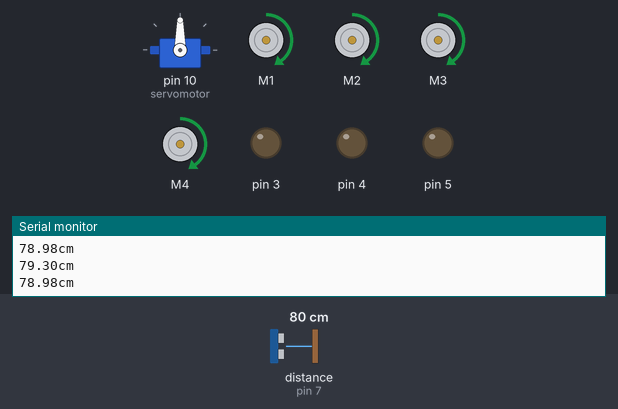
A sketch run on a simulated Arduino Uno, built with avr-gcc and run on an emulated ATmega328P. Parts: servo, 4 × DC motor (green arrow = forward, orange = backward, longer = faster), output pins drawn as LEDs (lit = HIGH), the last lines printed to the serial monitor. Wiring (inferred from the names in the program): ultrasonic range finder: trigger pin 6; echo pin 7. The inputs (shaded band) are chosen by the test bench; at power-on: distance to the obstacle (sensor on pin 7) 80 cm. The echo pulse lasts 58.3 µs per cm; pins used as bus, display or sensor lines are not drawn.

Above: at 1.2 s.
1.3 s: distance to the obstacle (sensor on pin 7) set to 55 cm
4.3 s: distance to the obstacle (sensor on pin 7) set to 47 cm
7.3 s: distance to the obstacle (sensor on pin 7) set to 250 cm
10.3 s: distance to the obstacle (sensor on pin 7) set to 2 cm
At 13.1 s:
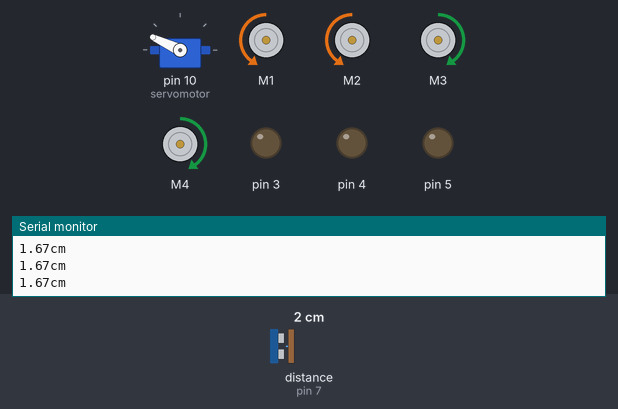
13.3 s: distance to the obstacle (sensor on pin 7) set to 183 cm
16.3 s: distance to the obstacle (sensor on pin 7) set to 4 cm
At 17.4 s:
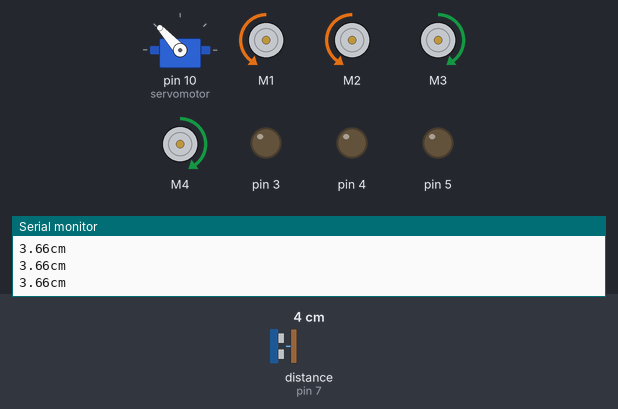
Timing chart, 0 to 20.3 s (numbered marks = the images above; inputs shaded):
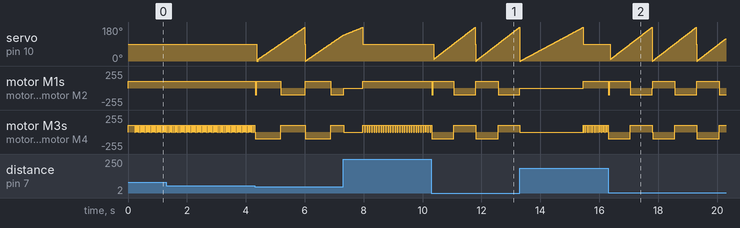

Measured:
- after the input at 4.3 s, motor M1, motor M2: forward 100/255 → backward 100/255 after 0.88 s, → forward 100/255 0.83 s later, → backward 100/255 0.86 s later; motor M3, motor M4: alternates forward 100/255 for 0.83 s and backward 100/255 for 0.86 s, starting at once
- by itself, servo on pin 10 (servomotor): rises from 136° to 178° in 0.65 s, then falls to 90° in 0.02 s
- by itself, motor M3, motor M4: alternates forward 100/255 for 0.04 s and stopped for 0.01 s

The sketch:

color.ino
```cpp
#include <Servo.h>
#include <Wire.h>
#include <Adafruit_MotorShield.h>
#include "utility/Adafruit_MS_PWMServoDriver.h"

Adafruit_MotorShield AFMS = Adafruit_MotorShield();

Adafruit_DCMotor *Motor1 = AFMS.getMotor(1);
Adafruit_DCMotor *Motor2 = AFMS.getMotor(2);
Adafruit_DCMotor *Motor3 = AFMS.getMotor(3);
Adafruit_DCMotor *Motor4 = AFMS.getMotor(4);

int speed = 100;

const int s0 = 8;
const int s1 = 9;
const int s2 = 12;
const int s3 = 11;
const int out = 13;

const int PinTrig = 6;
const int PinEcho = 7;
const float VelSon = 34000.0;
float distancia;

byte countRed = 0;
byte countGreen = 0;
byte countBlue = 0;

bool lado = false;
bool detectado = false;
int error = 0;
bool primerWhile = true;

Servo servomotor;


void setup() {
  Serial.begin(9600);

  servomotor.attach(10);
  servomotor.write(90);

  pinMode(3,OUTPUT);
  pinMode(4,OUTPUT);
  pinMode(5,OUTPUT);
  pinMode(PinTrig, OUTPUT);
  pinMode(PinEcho, INPUT);

  pinMode(s0, OUTPUT);
  pinMode(s1, OUTPUT);
  pinMode(s2, OUTPUT);
  pinMode(s3, OUTPUT);
  pinMode(out, INPUT);
  digitalWrite(s0, HIGH);
  digitalWrite(s1, HIGH);
  digitalWrite(3,LOW);
  digitalWrite(4,LOW);
  digitalWrite(5,LOW);

  pinMode(PinTrig, OUTPUT);
  pinMode(PinEcho, INPUT);
  AFMS.begin();

  Motor1->setSpeed(speed);
  Motor2->setSpeed(speed);
  Motor3->setSpeed(speed);
  Motor4->setSpeed(speed);

  Motor1->run(FORWARD);
  Motor2->run(FORWARD);
  Motor3->run(FORWARD);
  Motor4->run(FORWARD);


  Motor1->run(RELEASE);
  Motor2->run(RELEASE);
  Motor3->run(RELEASE);
  Motor4->run(RELEASE);

}

void loop() {
  iniciarTrigger();
  while(distancia <= 50)
  {
    iniciarTrigger();
    if(primerWhile)
    {
    Motor1->run(BACKWARD);
    Motor2->run(BACKWARD);
    Motor3->run(BACKWARD);
    Motor4->run(BACKWARD);

    delay(50);
    primerWhile =  false;
    }

    Motor1->run(RELEASE);
    Motor2->run(RELEASE);
    Motor3->run(RELEASE);
    Motor4->run(RELEASE);
    servomotor.write(0);
    for(int i = 0; i < 180; i++)
    {
      iniciarTrigger();
      servomotor.write(i);
      if(distancia <= 50 && i <= 90)
      {
        Motor3->run(BACKWARD);
        Motor4->run(BACKWARD);
        Motor1->run(FORWARD);
        Motor2->run(FORWARD);
      }
      else if(distancia <= 50 && i >=90)
      {
        Motor3->run(FORWARD);
        Motor4->run(FORWARD);
        Motor1->run(BACKWARD);
       Motor2->run(BACKWARD);
      }
      else
      {
            Motor1->run(RELEASE);
    Motor2->run(RELEASE);
    Motor3->run(RELEASE);
    Motor4->run(RELEASE);
      }
    }
  servomotor.write(90);
  }
  servomotor.write(90);
  primerWhile = true;
  if(error % 5 == 0)
  {
    if(error >= 30)
    {
      Motor3->run(RELEASE);
      Motor4->run(RELEASE);
      Motor1->run(FORWARD);
      Motor2->run(FORWARD);
    }
  }
  else
  {
      Motor1->run(FORWARD);
      Motor2->run(FORWARD);
      Motor3->run(FORWARD);
      Motor4->run(FORWARD);
  }
  error++;
}
/*
  for(int tiempoMotor = 0; tiempoMotor <= 550; tiempoMotor++)
  {
    if(tiempoMotor % 5 == 0)
    {
      Motor3->run(RELEASE);
      Motor4->run(RELEASE);
      Motor1->run(FORWARD);
      Motor2->run(FORWARD);
    }
    else
    {
      Motor1->run(FORWARD);
      Motor2->run(FORWARD);
      Motor3->run(FORWARD);
      Motor4->run(FORWARD);
    }

  digitalWrite(3,LOW);
  digitalWrite(4,LOW);
  digitalWrite(5,LOW);
  }
Motor1->run(RELEASE);
Motor2->run(RELEASE);
Motor3->run(RELEASE);
Motor4->run(RELEASE);

for(int tiempoMotor = 0; tiempoMotor <= 110; tiempoMotor++)
{
  if(tiempoMotor <= 45)
  {
    Motor1->run(FORWARD);
    Motor2->run(FORWARD);
    Motor3->run(BACKWARD);
    Motor4->run(BACKWARD);
  }
  Motor1->run(FORWARD);
  Motor2->run(FORWARD);
  Motor3->run(RELEASE);
  Motor4->run(RELEASE);

  digitalWrite(3,LOW);
  digitalWrite(4,LOW);
  digitalWrite(5,LOW);

}
Motor1->run(RELEASE);
Motor2->run(RELEASE);
Motor3->run(RELEASE);
Motor4->run(RELEASE);

delay(1000);
}
/*
for(int i = 0; i <= 180; i++)
{
  angulo = i;
  servomotor.write(i);
  iniciarTrigger();

}
  switch (angulo)
  {
    case 1 : distancia >= 30;
      Motor1->run(BACKWARD);
      Motor2->run(BACKWARD);
      Motor3->run(FORWARD);
      Motor4->run(FORWARD);
    break;

    case 2 : distancia <= 30;
      Motor1->run(FORWARD);
      Motor2->run(FORWARD);
      Motor3->run(BACKWARD);
      Motor4->run(BACKWARD);
    break;

    default :
      Motor1->run(FORWARD);
      Motor2->run(FORWARD);
      Motor3->run(FORWARD);
      Motor4->run(FORWARD);
  }
  servomotor.write(0);

/*
   for (int i = 0; i <= 180; i++)
  {
    //lado = false;
    angulo = i;
    iniciarTrigger();
    //movimientoMotores();
    servomotor.write(i);
    delay(5);
  }
  // Para el sentido negativo
  for (int i = 180; i >= 0; i--)
  {
    //lado = true;
    angulo = i;
    iniciarTrigger();
  //movimientoMotores();
    servomotor.write(i);
    delay(5);
  }
  /*
  while(detectado == true)
  {
    Serial.print(angulo);
    iniciarTrigger();
    if(distancia>30)
    {
      detectado = false;
    }
    if(lado == true)
      {
        for (int y = 180; y >= angulo; y--)
        {
          movimientoMotores();
          servomotor.write(y);
          // Hacemos una pausa de 25ms
          delay(5);
        }
        for (int y = angulo; y <= 0; y++)
        {
          movimientoMotores();
          servomotor.write(y);
          // Hacemos una pausa de 25ms
          // Hacemos una pausa de 25ms
        delay(5);
        }
      }
    else
    {
      for (int y = 0; y <= angulo; y++)
      {
        movimientoMotores();
        servomotor.write(y);
        // Hacemos una pausa de 25ms
        // Hacemos una pausa de 25ms
        delay(5);
      }
      for (int y = angulo; y >= angulo; y--)
      {
        movimientoMotores();
        servomotor.write(y);
        // Hacemos una pausa de 25ms
        delay(5);
      }
    }
  }
  */


void iniciarTrigger()//describir que hace!!!!!!!!
{
  digitalWrite(PinTrig, LOW);
  delayMicroseconds(2);

  digitalWrite(PinTrig, HIGH);
  delayMicroseconds(10);

  // Comenzamos poniendo el pin Trigger en estado bajo
  digitalWrite(PinTrig, LOW);
  unsigned long tiempo = pulseIn(PinEcho, HIGH);
  distancia = tiempo * 0.000001 * VelSon / 2.0;
  Serial.print(distancia);
  Serial.print("cm");
  Serial.println();
}


void getColor()
{
  digitalWrite(s2, LOW);
  digitalWrite(s3, LOW);
  countRed = pulseIn(out, digitalRead(out) == HIGH ? LOW : HIGH);
  digitalWrite(s3, HIGH);
  countBlue = pulseIn(out, digitalRead(out) == HIGH ? LOW : HIGH);
  digitalWrite(s2, HIGH);
  countGreen = pulseIn(out, digitalRead(out) == HIGH ? LOW : HIGH);
}

void movimientoMotores()
{
  iniciarTrigger();
  if(distancia <= 30)
  {
    getColor();
    Motor1->run(RELEASE);
    Motor2->run(RELEASE);
    Motor3->run(RELEASE);
    Motor4->run(RELEASE);

    Serial.print("Red: ");
    Serial.print(countRed, DEC);
    Serial.print("Green: ");
    Serial.print(countGreen, DEC);
    Serial.print("Blue: ");
    Serial.print(countBlue, DEC);

    if (countRed < countBlue && countGreen > 100 && countRed < 80) //derecha
    {

      Serial.println(" - Red");
      digitalWrite(6,HIGH);
      while(distancia<=30 && (countRed < countBlue && countGreen > 100 && countRed < 80))
      {
        getColor();
        iniciarTrigger();
        Motor1->run(BACKWARD);
        Motor2->run(BACKWARD);
        Motor3->run(FORWARD);
        Motor4->run(FORWARD);

        Serial.print("Red: ");
        Serial.print(countRed, DEC);
        Serial.print("Green: ");
        Serial.print(countGreen, DEC);
        Serial.print("Blue: ");
       Serial.print(countBlue, DEC);

        Serial.println(" - Red");
        digitalWrite(6,HIGH);

      }
    }
    else if (countBlue < countRed && countBlue < countGreen)
    {
      Serial.println(" - Blue");
      digitalWrite(5,HIGH);
    }
    else if (countGreen < countRed && countGreen < countBlue) //izquierda
    {
      Serial.println(" - Green");
      digitalWrite(4,HIGH);
    }
    while(distancia<=30 && (countGreen < countRed && countGreen < countBlue))
    {
      getColor();
      iniciarTrigger();
      Motor1->run(FORWARD);
      Motor2->run(FORWARD);
      Motor3->run(BACKWARD);
      Motor4->run(BACKWARD);

      Serial.print("Red: ");
      Serial.print(countRed, DEC);
      Serial.print("Green: ");
      Serial.print(countGreen, DEC);
      Serial.print("Blue: ");
      Serial.print(countBlue, DEC);

      Serial.println(" - Green");
      digitalWrite(4,HIGH);

    }
  }
}
```
